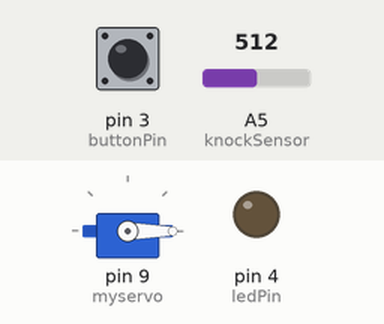
This sketch was run on a simulated Arduino Uno, built with avr-gcc and run on an emulated ATmega328P. On the bench: servo, output pins drawn as LEDs (lit = HIGH). Dashed ring = blinking. The inputs (shaded band) are chosen by the test bench; at power-on: pin 3 (buttonPin) LOW, A5 (knockSensor) = 512.

Above: at 1.2 s.
1.3 s: pin 3 (buttonPin) pulled HIGH for 1 s
At 2.1 s:
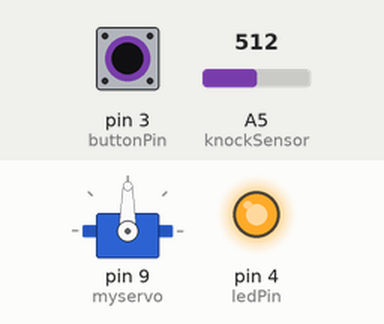
5.3 s: pin 3 (buttonPin) pulled HIGH for 3.2 s
At 9.3 s:
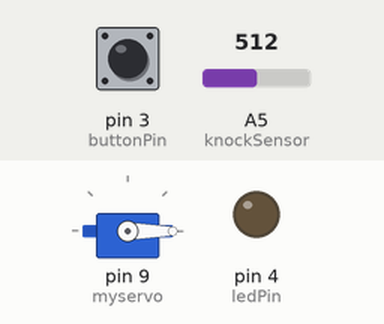
10.0 s: pin 3 (buttonPin) pulled HIGH for 0.15 s
At 10.18 s:
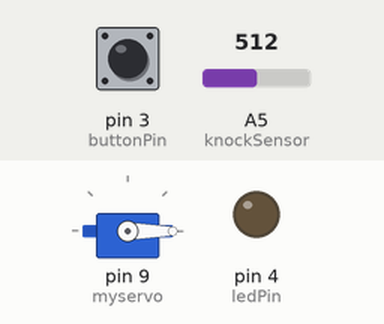
16.1 s: pin 3 (buttonPin) pulsed HIGH 5 times (0.12 s each, 0.3 s apart)
At 16.32 s:
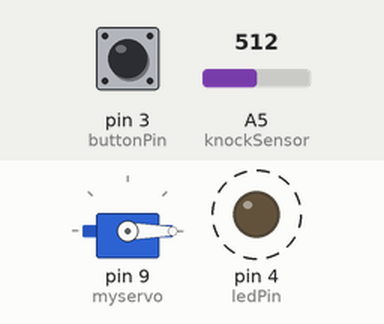
20.6 s: pin 3 (buttonPin) pulled HIGH for 1 s
At 22.8 s:
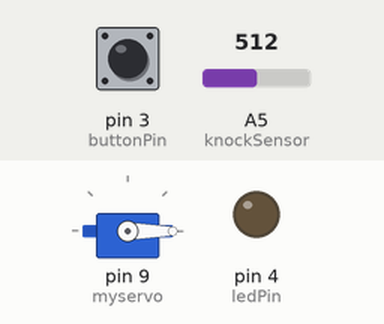
24.6 s: pin 3 (buttonPin) pulled HIGH for 1 s
At 25.4 s:
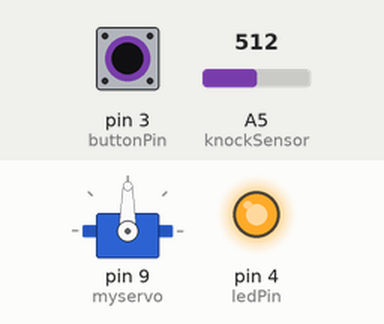
Timing chart, 0 to 27.6 s (numbered marks = the images above; inputs shaded):
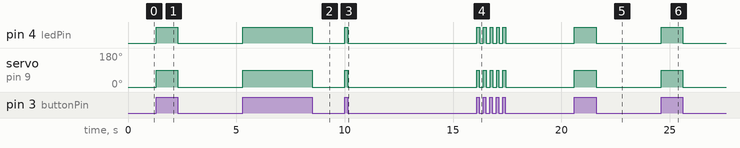

The sketch:

white-1.ino
```cpp
#include <Servo.h>


Servo myservo;
int pos = 0;


int val;

const int buttonPin = 3;     // the number of the pushbutton pin
const int ledPin =  4;      // the number of the LED pin


// variables will change:
int buttonState = 0;         // variable for reading the pushbutton status

const int knockSensor = A5; // the piezo is connected to analog pin 0
const int threshold = 20;  // threshold value to decide when the detected sound is a knock or not

int sensorReading = A5;      // variable to store the value read from the sensor pin
int ledState = HIGH;         // variable used to store the last L5D status, to toggle the light

void setup() {
  // put your setup code here, to run once:
  pinMode(ledPin, OUTPUT);
  // initialize the pushbutton pin as an input:
  pinMode(buttonPin, INPUT);
   myservo.attach(9);
}

void loop() {
  buttonState = digitalRead(buttonPin);

  if (buttonState == HIGH) {
    // turn LED on:
    digitalWrite(ledPin, HIGH);
    myservo.write(90);
    delay(10);
  }
  else {
    // turn LED off:
    digitalWrite(ledPin, LOW);
    myservo.write(0);
    delay(5);

    sensorReading = analogRead(knockSensor);

  // if the sensor reading is greater than the threshold:
  if (sensorReading >= threshold) {
    // toggle the status of the ledPin:
    ledState = !ledState;
    // update the LED pin itself:
    digitalWrite(ledPin, ledState);
    // send the string "Knock!" back to the computer, followed by newline
    Serial.println("Knock!");
    delay(5);
           digitalWrite(ledPin, LOW);
  }
  delay(5);  // delay to avoid overloading the serial port buffer
  }

}
```

Measured:
- after the input at 1.3 s, pin 4 (ledPin): LOW → HIGH at once, → LOW 1.0 s later; servo on pin 9 (myservo): 0° → 90° at once, → 0° 1.0 s later
- after the input at 5.3 s, pin 4 (ledPin): LOW → HIGH at once, → LOW 3.2 s later; servo on pin 9 (myservo): 0° → 90° at once, → 0° 3.2 s later
- after the input at 10.0 s, pin 4 (ledPin): LOW → HIGH at once, → LOW 0.14 s later; servo on pin 9 (myservo): 0° → 90° at once, → 0° 0.14 s later
- after the input at 16.1 s, pin 4 (ledPin): alternates HIGH for 0.13 s and LOW for 0.17 s, 10 changes in all, then stays LOW, starting at once; servo on pin 9 (myservo): alternates 90° for 0.12 s and 0° for 0.18 s, 10 changes in all, then stays 0°, starting at once
- after the input at 20.6 s, pin 4 (ledPin): LOW → HIGH at once, → LOW 1.0 s later; servo on pin 9 (myservo): 0° → 90° at once, → 0° 1.0 s later
- after the input at 24.6 s, pin 4 (ledPin): LOW → HIGH after 0.01 s instead of 5.0 s; servo on pin 9 (myservo): 0° → 90° at once, → 0° 0.99 s later
